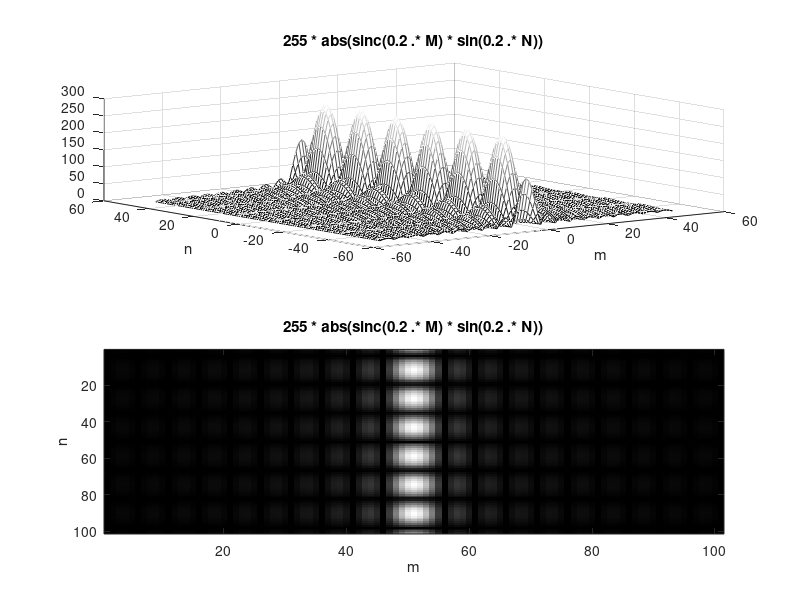

Here is the MATLAB script that generated this plot:
subplot(2,1,1)
m = -50:1:50;
n = m;
[M,N] = meshgrid(m);
F = 255 .* abs(sinc(0.2 .* M) .* sin(0.2 .* N));
mesh(M,N,F)
title('255 * abs(sinc(0.2 .* M) * sin(0.2 .* N))')
ylabel('n')
xlabel('m')

subplot(2,1,2)
image(F)
colormap(gray(256))
title('255 * abs(sinc(0.2 .* M) * sin(0.2 .* N))')
xlabel('m')
ylabel('n')
